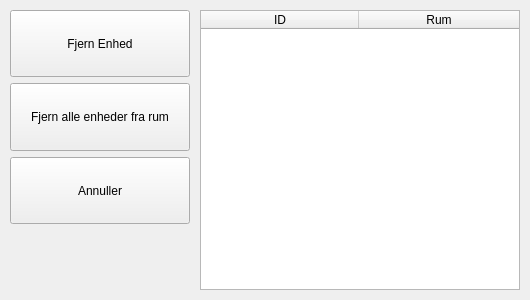
<?xml version="1.0" encoding="UTF-8"?>
<ui version="4.0">
 <class>RemoveUnit</class>
 <widget class="QWidget" name="RemoveUnit">
  <property name="geometry">
   <rect>
    <x>0</x>
    <y>0</y>
    <width>530</width>
    <height>300</height>
   </rect>
  </property>
  <property name="sizePolicy">
   <sizepolicy hsizetype="Fixed" vsizetype="Fixed">
    <horstretch>0</horstretch>
    <verstretch>0</verstretch>
   </sizepolicy>
  </property>
  <property name="minimumSize">
   <size>
    <width>530</width>
    <height>300</height>
   </size>
  </property>
  <property name="maximumSize">
   <size>
    <width>1000</width>
    <height>300</height>
   </size>
  </property>
  <property name="windowTitle">
   <string>Form</string>
  </property>
  <widget class="QWidget" name="verticalLayoutWidget">
   <property name="geometry">
    <rect>
     <x>10</x>
     <y>10</y>
     <width>180</width>
     <height>280</height>
    </rect>
   </property>
   <layout class="QVBoxLayout" name="verticalLayout">
    <item>
     <widget class="QPushButton" name="remove_PushButton">
      <property name="sizePolicy">
       <sizepolicy hsizetype="Minimum" vsizetype="Expanding">
        <horstretch>0</horstretch>
        <verstretch>0</verstretch>
       </sizepolicy>
      </property>
      <property name="minimumSize">
       <size>
        <width>172</width>
        <height>66</height>
       </size>
      </property>
      <property name="text">
       <string>Fjern Enhed</string>
      </property>
     </widget>
    </item>
    <item>
     <widget class="QPushButton" name="removeAll_PushButton">
      <property name="sizePolicy">
       <sizepolicy hsizetype="Minimum" vsizetype="Expanding">
        <horstretch>0</horstretch>
        <verstretch>0</verstretch>
       </sizepolicy>
      </property>
      <property name="minimumSize">
       <size>
        <width>172</width>
        <height>50</height>
       </size>
      </property>
      <property name="text">
       <string>Fjern alle enheder fra rum</string>
      </property>
     </widget>
    </item>
    <item>
     <widget class="QPushButton" name="cancel_PushButton">
      <property name="sizePolicy">
       <sizepolicy hsizetype="Minimum" vsizetype="Expanding">
        <horstretch>0</horstretch>
        <verstretch>0</verstretch>
       </sizepolicy>
      </property>
      <property name="minimumSize">
       <size>
        <width>172</width>
        <height>66</height>
       </size>
      </property>
      <property name="text">
       <string>Annuller</string>
      </property>
     </widget>
    </item>
    <item>
     <spacer name="verticalSpacer">
      <property name="orientation">
       <enum>Qt::Vertical</enum>
      </property>
      <property name="sizeType">
       <enum>QSizePolicy::Fixed</enum>
      </property>
      <property name="sizeHint" stdset="0">
       <size>
        <width>20</width>
        <height>66</height>
       </size>
      </property>
     </spacer>
    </item>
   </layout>
  </widget>
  <widget class="QWidget" name="verticalLayoutWidget_2">
   <property name="geometry">
    <rect>
     <x>200</x>
     <y>10</y>
     <width>320</width>
     <height>280</height>
    </rect>
   </property>
   <layout class="QVBoxLayout" name="verticalLayout_2">
    <item>
     <widget class="QTableWidget" name="rem_unitTable">
      <property name="sizePolicy">
       <sizepolicy hsizetype="Expanding" vsizetype="Expanding">
        <horstretch>0</horstretch>
        <verstretch>0</verstretch>
       </sizepolicy>
      </property>
      <property name="minimumSize">
       <size>
        <width>293</width>
        <height>224</height>
       </size>
      </property>
      <property name="maximumSize">
       <size>
        <width>340</width>
        <height>302</height>
       </size>
      </property>
      <property name="alternatingRowColors">
       <bool>true</bool>
      </property>
      <attribute name="horizontalHeaderDefaultSectionSize">
       <number>158</number>
      </attribute>
      <attribute name="horizontalHeaderStretchLastSection">
       <bool>true</bool>
      </attribute>
      <attribute name="verticalHeaderVisible">
       <bool>false</bool>
      </attribute>
      <column>
       <property name="text">
        <string>ID</string>
       </property>
       <property name="textAlignment">
        <set>AlignCenter</set>
       </property>
      </column>
      <column>
       <property name="text">
        <string>Rum</string>
       </property>
      </column>
     </widget>
    </item>
   </layout>
  </widget>
 </widget>
 <resources/>
 <connections/>
</ui>
